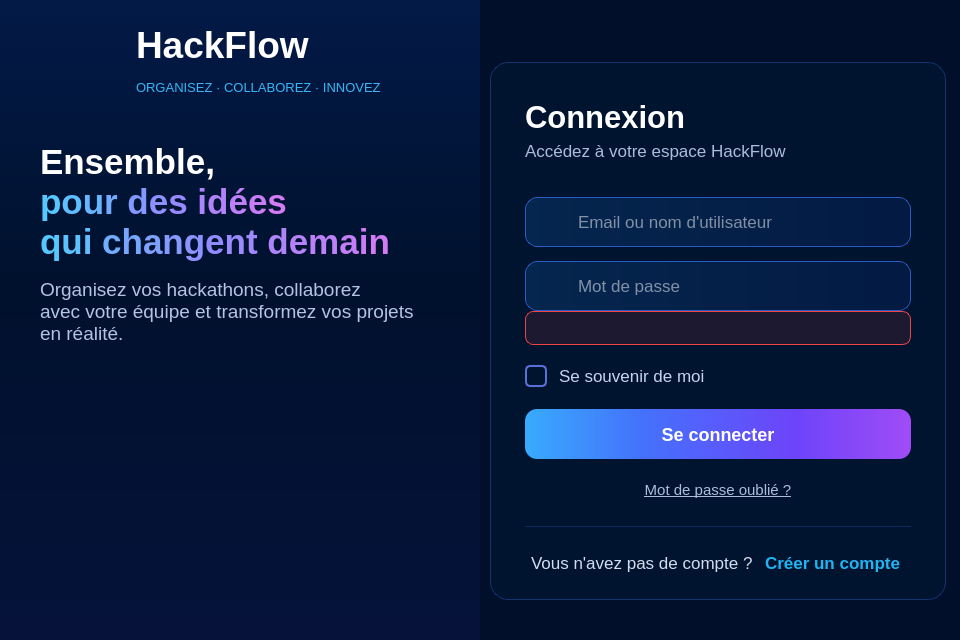
<?xml version='1.0' encoding='UTF-8'?>
<ui version="4.0">
 <class>MainWindow</class>
 <widget class="QMainWindow" name="MainWindow">
  <property name="geometry"><rect><x>0</x><y>0</y><width>960</width><height>640</height></rect></property>
  <property name="windowTitle"><string>HackFlow - Smart Hackathon Management</string></property>
  <widget class="QWidget" name="centralwidget"><layout class="QVBoxLayout" name="layoutCentralMain"><property name="leftMargin"><number>0</number></property><property name="topMargin"><number>0</number></property><property name="rightMargin"><number>0</number></property><property name="bottomMargin"><number>0</number></property><property name="spacing"><number>0</number></property><item><widget class="QStackedWidget" name="stackedMain"><property name="currentIndex"><number>0</number></property><widget class="QWidget" name="pageConnexion"><property name="styleSheet"><string notr="true">QWidget#pageConnexion { background-color: #000F29; }

QFrame#frameLeftLogin { background-color: qlineargradient(x1:0, y1:0, x2:0, y2:1, stop:0 #031A47, stop:0.45 #00112D, stop:1 #06123A); }
QWidget#widgetLeftTopLogin { background: transparent; }
QFrame#frameRightLogin { background-color: #020F2A; }
QFrame#frameCardLogin { background-color: #00132F; border: 1px solid rgba(47,103,224,0.38); border-radius: 18px; }

QLabel { background: transparent; }
QLabel#labelBrandLogin { color: #FFFFFF; font-size: 28pt; font-weight: bold; }
QLabel#labelTaglineLogin { color: #38B6F6; font-size: 9.5pt; }
QLabel#labelHeroLogin { color: #FFFFFF; font-size: 26pt; font-weight: bold; }
QLabel#labelDescLogin { color: #B7C3E2; font-size: 14pt; }
QLabel#labelTitleLogin { color: #FFFFFF; font-size: 23pt; font-weight: bold; }
QLabel#labelSubLogin { color: #AEBBDD; font-size: 13pt; }
QLabel#labelNoAccountLogin { color: #D5DDF0; font-size: 12.5pt; }
QLabel#labelErrorLogin { color: #F87171; background-color: rgba(239,68,68,0.12); border: 1px solid #EF4444; border-radius: 8px; padding: 8px 12px; font-size: 10.5pt; }

QLineEdit { background-color: qlineargradient(x1:0, y1:0, x2:1, y2:0, stop:0 #05264F, stop:1 #031A42); border: 1px solid rgba(47,103,224,0.85); border-radius: 12px; padding: 12px 50px 12px 50px; color: #FFFFFF; font-size: 13pt; selection-background-color: #4B26A0; }
QLineEdit:focus { border: 1px solid #0BF8F6; }
QLineEdit[error="true"] { border: 1px solid #EF4444; }
QLineEdit#lineEmailLogin { background-image: url(:/icons/login_f_user.png); background-repeat: no-repeat; background-position: left center; }
QLineEdit#linePasswordLogin { background-image: url(:/icons/login_f_lock.png); background-repeat: no-repeat; background-position: left center; }
QToolButton#btnEyeLogin { background: transparent; border: none; margin-right: 10px; }
QToolButton#btnEyeLogin:hover { background-color: rgba(47,103,224,0.25); border-radius: 6px; }

QCheckBox { color: #C9D3EE; spacing: 12px; font-size: 13pt; background: transparent; }
QCheckBox::indicator { width: 18px; height: 18px; border: 2px solid #5A6FD8; border-radius: 5px; background: transparent; }
QCheckBox::indicator:checked { background: #0BF8F6; border: 2px solid #0BF8F6; image: url(:/icons/login_check.png); }

QPushButton#btnLogin { background-color: qlineargradient(x1:0, y1:0, x2:1, y2:0, stop:0 #38ABFD, stop:0.3 #4472FC, stop:0.7 #6D44FA, stop:1 #A04CF6); color: #FFFFFF; font-size: 13.5pt; font-weight: bold; border: none; border-radius: 12px; padding: 14px; min-height: 22px; }
QPushButton#btnLogin:hover { background-color: qlineargradient(x1:0, y1:0, x2:1, y2:0, stop:0 #5BBDFF, stop:0.3 #5F86FF, stop:0.7 #8260FF, stop:1 #B565FF); }
QPushButton#btnLogin:pressed { background-color: #2D175A; }
QPushButton#btnForgotLogin, QPushButton#btnCreateAccountLogin { background: transparent; border: none; padding: 4px; }
QPushButton#btnForgotLogin { color: #AEBBDD; font-size: 11.5pt; }
QPushButton#btnForgotLogin:hover { color: #0BF8F6; }
QPushButton#btnCreateAccountLogin { color: #20B4F2; font-size: 12.5pt; font-weight: bold; }
QPushButton#btnCreateAccountLogin:hover { color: #6FD3FF; }
QFrame#lineSepLogin { background-color: rgba(47,103,224,0.28); border: none; max-height: 1px; min-height: 1px; }
</string></property><layout class="QHBoxLayout" name="layoutMainLogin">
   <property name="leftMargin"><number>0</number></property><property name="topMargin"><number>0</number></property><property name="rightMargin"><number>0</number></property><property name="bottomMargin"><number>0</number></property><property name="spacing"><number>0</number></property>
   <item>
    <widget class="QFrame" name="frameLeftLogin">
     <property name="minimumSize"><size><width>480</width><height>0</height></size></property>
     <property name="maximumSize"><size><width>480</width><height>16777215</height></size></property>
     <layout class="QVBoxLayout" name="layoutLeftLogin">
      <property name="leftMargin"><number>0</number></property><property name="topMargin"><number>0</number></property><property name="rightMargin"><number>0</number></property><property name="bottomMargin"><number>0</number></property><property name="spacing"><number>0</number></property>
      <item>
       <widget class="QWidget" name="widgetLeftTopLogin">
        <layout class="QVBoxLayout" name="layoutLeftTopLogin">
         <property name="leftMargin"><number>40</number></property><property name="topMargin"><number>24</number></property><property name="rightMargin"><number>40</number></property><property name="bottomMargin"><number>0</number></property><property name="spacing"><number>0</number></property>
         <item>
          <layout class="QHBoxLayout" name="layoutBrandLogin">
           <property name="spacing"><number>12</number></property>
           <item>
            <widget class="QLabel" name="labelLogoIconLogin">
             <property name="minimumSize"><size><width>84</width><height>84</height></size></property>
             <property name="maximumSize"><size><width>84</width><height>84</height></size></property>
             <property name="pixmap"><pixmap resource="resources.qrc">:/img/login_logo.png</pixmap></property>
             <property name="scaledContents"><bool>true</bool></property>
            </widget>
           </item>
           <item>
            <layout class="QVBoxLayout" name="layoutBrandTxtLogin">
             <property name="spacing"><number>0</number></property>
             <item><widget class="QLabel" name="labelBrandLogin"><property name="text"><string>HackFlow</string></property></widget></item>
             <item><widget class="QLabel" name="labelTaglineLogin"><property name="text"><string>ORGANISEZ · COLLABOREZ · INNOVEZ</string></property></widget></item>
            </layout>
           </item>
           <item><spacer name="spacerBrandLogin"><property name="orientation"><enum>Qt::Horizontal</enum></property><property name="sizeHint" stdset="0"><size><width>20</width><height>20</height></size></property></spacer></item>
          </layout>
         </item>
         <item><spacer name="spacerL1Login"><property name="orientation"><enum>Qt::Vertical</enum></property><property name="sizeType"><enum>QSizePolicy::Fixed</enum></property><property name="sizeHint" stdset="0"><size><width>20</width><height>34</height></size></property></spacer></item>
         <item>
          <widget class="QLabel" name="labelHeroLogin">
           <property name="text"><string>&lt;html&gt;&lt;head/&gt;&lt;body&gt;&lt;p style="margin:0px;"&gt;&lt;span style="color:#FFFFFF;"&gt;Ensemble,&lt;/span&gt;&lt;/p&gt;&lt;p style="margin:0px;"&gt;&lt;span style="color:#55C8FF;"&gt;p&lt;/span&gt;&lt;span style="color:#5EBEFF;"&gt;o&lt;/span&gt;&lt;span style="color:#68B5FF;"&gt;u&lt;/span&gt;&lt;span style="color:#71ACFF;"&gt;r&lt;/span&gt;&lt;span style="color:#7BA3FF;"&gt; &lt;/span&gt;&lt;span style="color:#8499FF;"&gt;d&lt;/span&gt;&lt;span style="color:#8E90FF;"&gt;e&lt;/span&gt;&lt;span style="color:#978AFE;"&gt;s&lt;/span&gt;&lt;span style="color:#A188FC;"&gt; &lt;/span&gt;&lt;span style="color:#AB85FA;"&gt;i&lt;/span&gt;&lt;span style="color:#B482F8;"&gt;d&lt;/span&gt;&lt;span style="color:#BE80F6;"&gt;é&lt;/span&gt;&lt;span style="color:#C87DF4;"&gt;e&lt;/span&gt;&lt;span style="color:#D27BF3;"&gt;s&lt;/span&gt;&lt;/p&gt;&lt;p style="margin:0px;"&gt;&lt;span style="color:#55C8FF;"&gt;q&lt;/span&gt;&lt;span style="color:#5BC1FF;"&gt;u&lt;/span&gt;&lt;span style="color:#62BAFF;"&gt;i&lt;/span&gt;&lt;span style="color:#69B4FF;"&gt; &lt;/span&gt;&lt;span style="color:#70ADFF;"&gt;c&lt;/span&gt;&lt;span style="color:#77A6FF;"&gt;h&lt;/span&gt;&lt;span style="color:#7EA0FF;"&gt;a&lt;/span&gt;&lt;span style="color:#8599FF;"&gt;n&lt;/span&gt;&lt;span style="color:#8C92FF;"&gt;g&lt;/span&gt;&lt;span style="color:#938CFF;"&gt;e&lt;/span&gt;&lt;span style="color:#9A8AFD;"&gt;n&lt;/span&gt;&lt;span style="color:#A188FC;"&gt;t&lt;/span&gt;&lt;span style="color:#A886FB;"&gt; &lt;/span&gt;&lt;span style="color:#AF84F9;"&gt;d&lt;/span&gt;&lt;span style="color:#B682F8;"&gt;e&lt;/span&gt;&lt;span style="color:#BD80F7;"&gt;m&lt;/span&gt;&lt;span style="color:#C47EF5;"&gt;a&lt;/span&gt;&lt;span style="color:#CB7CF4;"&gt;i&lt;/span&gt;&lt;span style="color:#D27BF3;"&gt;n&lt;/span&gt;&lt;/p&gt;&lt;/body&gt;&lt;/html&gt;</string></property>
           <property name="textFormat"><enum>Qt::RichText</enum></property>
          </widget>
         </item>
         <item><spacer name="spacerL15Login"><property name="orientation"><enum>Qt::Vertical</enum></property><property name="sizeType"><enum>QSizePolicy::Fixed</enum></property><property name="sizeHint" stdset="0"><size><width>20</width><height>16</height></size></property></spacer></item>
         <item>
          <widget class="QLabel" name="labelDescLogin">
           <property name="text"><string>Organisez vos hackathons, collaborez
avec votre équipe et transformez vos projets
en réalité.</string></property>
          </widget>
         </item>
         <item><spacer name="spacerL2Login"><property name="orientation"><enum>Qt::Vertical</enum></property><property name="sizeHint" stdset="0"><size><width>20</width><height>0</height></size></property></spacer></item>
        </layout>
       </widget>
      </item>
      <item>
       <widget class="QLabel" name="labelIllustrationLogin">
        <property name="minimumSize"><size><width>480</width><height>278</height></size></property>
        <property name="maximumSize"><size><width>480</width><height>278</height></size></property>
        <property name="pixmap"><pixmap resource="resources.qrc">:/img/login_illustration.png</pixmap></property>
        <property name="scaledContents"><bool>true</bool></property>
       </widget>
      </item>
     </layout>
    </widget>
   </item>
   <item>
    <widget class="QFrame" name="frameRightLogin">
     <layout class="QVBoxLayout" name="layoutRightLogin">
      <property name="leftMargin"><number>10</number></property><property name="topMargin"><number>62</number></property><property name="rightMargin"><number>14</number></property><property name="bottomMargin"><number>40</number></property><property name="spacing"><number>0</number></property>
      <item>
       <widget class="QFrame" name="frameCardLogin">
        <layout class="QVBoxLayout" name="layoutCardLogin">
         <property name="leftMargin"><number>34</number></property><property name="topMargin"><number>36</number></property><property name="rightMargin"><number>34</number></property><property name="bottomMargin"><number>22</number></property><property name="spacing"><number>0</number></property>
         <item><widget class="QLabel" name="labelTitleLogin"><property name="text"><string>Connexion</string></property></widget></item>
         <item><spacer name="spacerT1Login"><property name="orientation"><enum>Qt::Vertical</enum></property><property name="sizeType"><enum>QSizePolicy::Fixed</enum></property><property name="sizeHint" stdset="0"><size><width>20</width><height>6</height></size></property></spacer></item>
         <item><widget class="QLabel" name="labelSubLogin"><property name="text"><string>Accédez à votre espace HackFlow</string></property></widget></item>
         <item><spacer name="spacerT2Login"><property name="orientation"><enum>Qt::Vertical</enum></property><property name="sizeType"><enum>QSizePolicy::Fixed</enum></property><property name="sizeHint" stdset="0"><size><width>20</width><height>36</height></size></property></spacer></item>
         <item>
          <widget class="QLineEdit" name="lineEmailLogin">
           <property name="minimumSize"><size><width>0</width><height>50</height></size></property>
           <property name="placeholderText"><string>Email ou nom d'utilisateur</string></property>
           
          </widget>
         </item>
         <item><spacer name="spacerT3Login"><property name="orientation"><enum>Qt::Vertical</enum></property><property name="sizeType"><enum>QSizePolicy::Fixed</enum></property><property name="sizeHint" stdset="0"><size><width>20</width><height>14</height></size></property></spacer></item>
         <item>
          <layout class="QGridLayout" name="gridPasswordLogin">
           <property name="leftMargin"><number>0</number></property><property name="topMargin"><number>0</number></property><property name="rightMargin"><number>0</number></property><property name="bottomMargin"><number>0</number></property><property name="spacing"><number>0</number></property>
           <item row="0" column="0">
            <widget class="QLineEdit" name="linePasswordLogin">
             <property name="minimumSize"><size><width>0</width><height>50</height></size></property>
             <property name="echoMode"><enum>QLineEdit::Password</enum></property>
             <property name="placeholderText"><string>Mot de passe</string></property>
            </widget>
           </item>
           <item row="0" column="0" alignment="Qt::AlignRight|Qt::AlignVCenter">
            <widget class="QToolButton" name="btnEyeLogin">
             <property name="minimumSize"><size><width>44</width><height>38</height></size></property>
             <property name="maximumSize"><size><width>44</width><height>38</height></size></property>
             <property name="cursor"><cursorShape>PointingHandCursor</cursorShape></property>
             <property name="toolTip"><string>Afficher / masquer</string></property>
             <property name="icon"><iconset resource="resources.qrc"><normaloff>:/icons/login_eye.png</normaloff><normalon>:/icons/login_eye_off.png</normalon></iconset></property>
             <property name="iconSize"><size><width>20</width><height>20</height></size></property>
             
             <property name="autoRaise"><bool>true</bool></property>
            </widget>
           </item>
          </layout>
         </item>
         <item>
          <widget class="QLabel" name="labelErrorLogin">
           <property name="visible"><bool>false</bool></property>
           <property name="wordWrap"><bool>true</bool></property>
           <property name="text"><string /></property>
          </widget>
         </item>
         <item><spacer name="spacerT4Login"><property name="orientation"><enum>Qt::Vertical</enum></property><property name="sizeType"><enum>QSizePolicy::Fixed</enum></property><property name="sizeHint" stdset="0"><size><width>20</width><height>20</height></size></property></spacer></item>
         <item><widget class="QCheckBox" name="checkRememberLogin"><property name="text"><string>Se souvenir de moi</string></property></widget></item>
         <item><spacer name="spacerT5Login"><property name="orientation"><enum>Qt::Vertical</enum></property><property name="sizeType"><enum>QSizePolicy::Fixed</enum></property><property name="sizeHint" stdset="0"><size><width>20</width><height>22</height></size></property></spacer></item>
         <item>
          <widget class="QPushButton" name="btnLogin">
           <property name="minimumSize"><size><width>0</width><height>52</height></size></property>
           <property name="cursor"><cursorShape>PointingHandCursor</cursorShape></property>
           <property name="text"><string>Se connecter</string></property>
          </widget>
         </item>
         <item><spacer name="spacerT6Login"><property name="orientation"><enum>Qt::Vertical</enum></property><property name="sizeType"><enum>QSizePolicy::Fixed</enum></property><property name="sizeHint" stdset="0"><size><width>20</width><height>18</height></size></property></spacer></item>
         <item>
          <widget class="QPushButton" name="btnForgotLogin">
           <property name="cursor"><cursorShape>PointingHandCursor</cursorShape></property>
           <property name="font"><font><underline>true</underline></font></property>
           <property name="text"><string>Mot de passe oublié ?</string></property>
           <property name="flat"><bool>true</bool></property>
          </widget>
         </item>
         <item><spacer name="spacerR4Login"><property name="orientation"><enum>Qt::Vertical</enum></property><property name="sizeHint" stdset="0"><size><width>20</width><height>16</height></size></property></spacer></item>
         <item>
          <widget class="QFrame" name="lineSepLogin">
           <property name="frameShape"><enum>QFrame::HLine</enum></property>
           <property name="frameShadow"><enum>QFrame::Plain</enum></property>
          </widget>
         </item>
         <item><spacer name="spacerT7Login"><property name="orientation"><enum>Qt::Vertical</enum></property><property name="sizeType"><enum>QSizePolicy::Fixed</enum></property><property name="sizeHint" stdset="0"><size><width>20</width><height>22</height></size></property></spacer></item>
         <item>
          <layout class="QHBoxLayout" name="layoutCreateLogin">
           <property name="spacing"><number>8</number></property>
           <item><spacer name="spacerCreateLLogin"><property name="orientation"><enum>Qt::Horizontal</enum></property><property name="sizeHint" stdset="0"><size><width>20</width><height>20</height></size></property></spacer></item>
           <item><widget class="QLabel" name="labelNoAccountLogin"><property name="text"><string>Vous n'avez pas de compte ?</string></property></widget></item>
           <item>
            <widget class="QPushButton" name="btnCreateAccountLogin">
             <property name="cursor"><cursorShape>PointingHandCursor</cursorShape></property>
             <property name="text"><string>Créer un compte</string></property>
             <property name="flat"><bool>true</bool></property>
            </widget>
           </item>
           <item><spacer name="spacerCreateRLogin"><property name="orientation"><enum>Qt::Horizontal</enum></property><property name="sizeHint" stdset="0"><size><width>20</width><height>20</height></size></property></spacer></item>
          </layout>
         </item>
        </layout>
       </widget>
      </item>
     </layout>
    </widget>
   </item>
  </layout></widget></widget></item></layout></widget>
 </widget>
 <resources><include location="resources.qrc" /></resources>
 <connections />
</ui>
